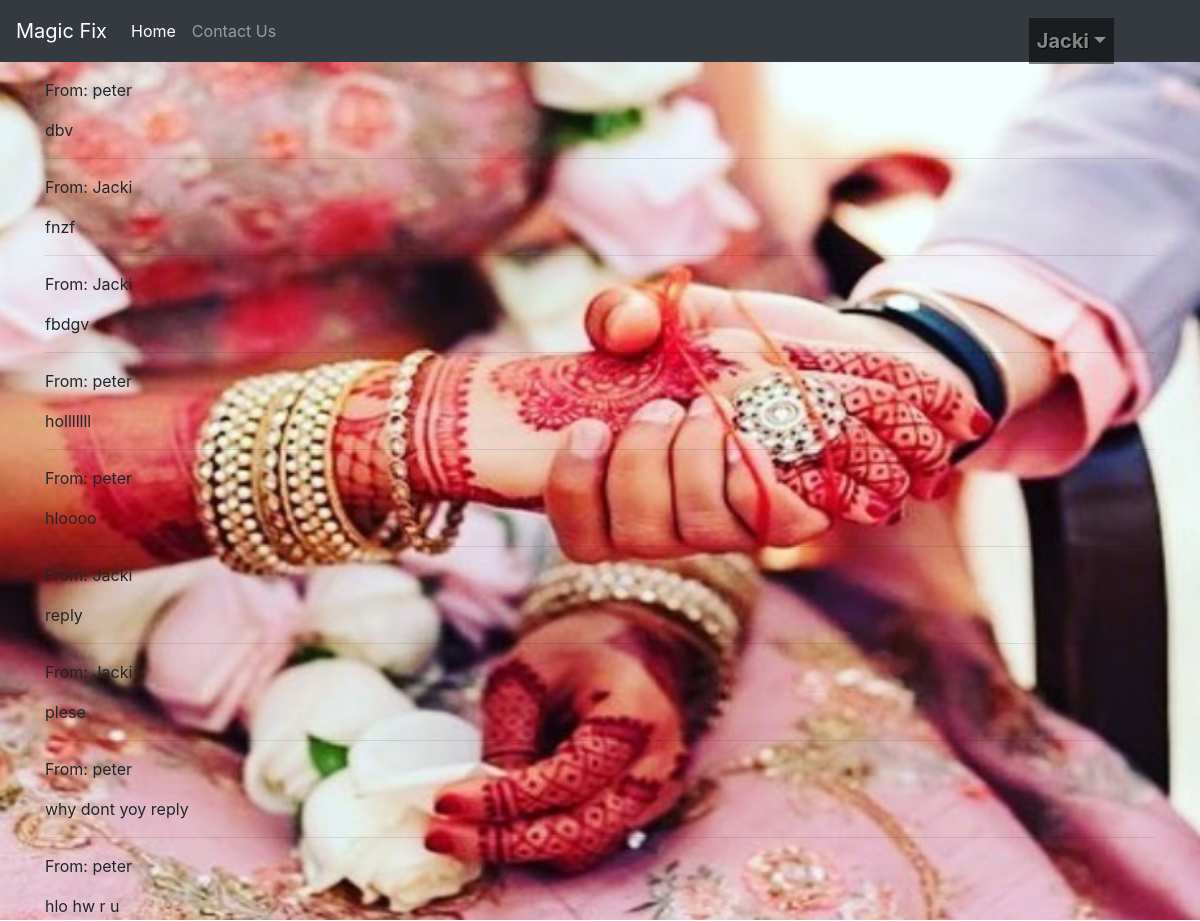
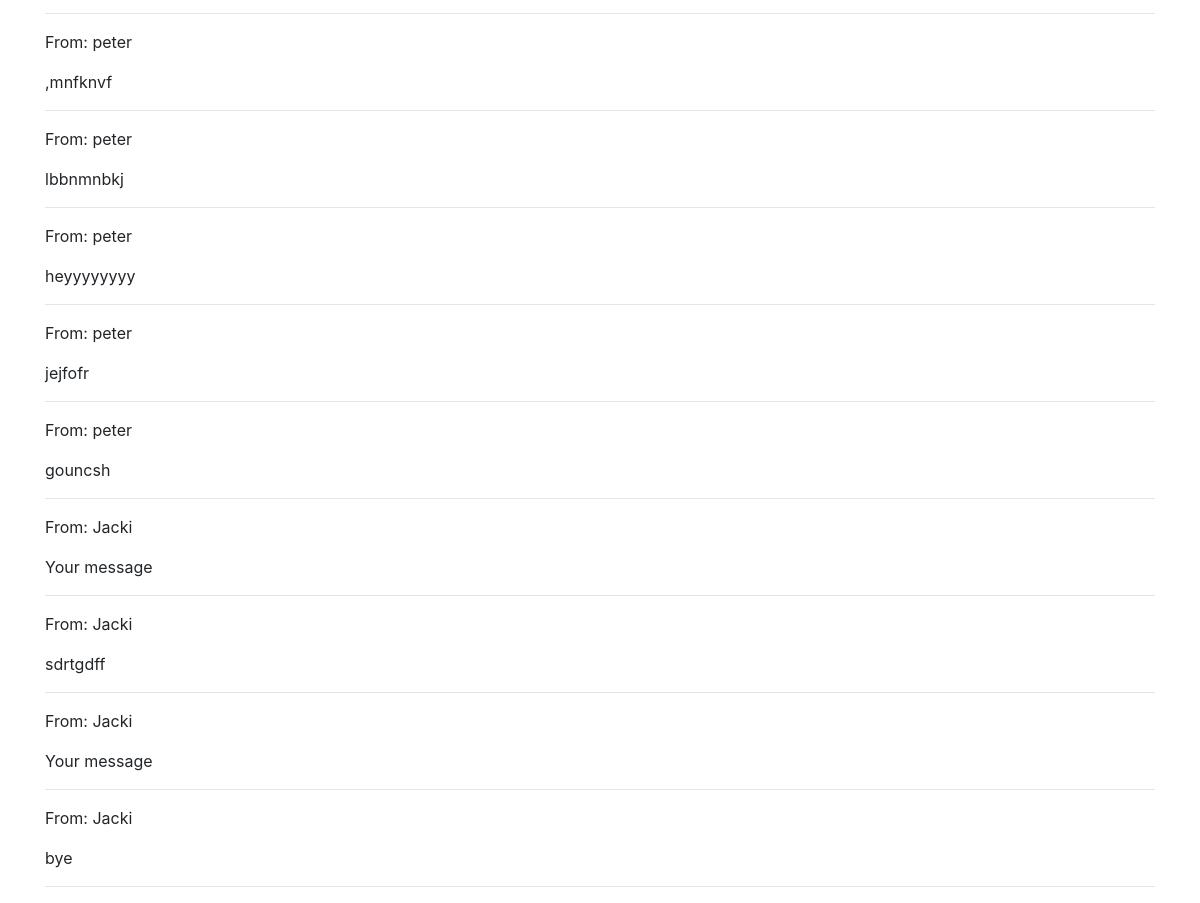
Page /message_inbox/ (signed in) on the committed database (2 pictures, top to bottom).
### app/models.py (models this page shows, shortened)
class Message(models.Model):
    sender = models.ForeignKey(profile, on_delete=models.CASCADE, related_name='sent_messages')
    receiver = models.ForeignKey(profile, on_delete=models.CASCADE, related_name='received_messages')
    subject = models.CharField(max_length=255)
    message = models.TextField(max_length=500)
    timestamp = models.DateTimeField(auto_now_add=True)

class profile(models.Model):
    name = models.CharField(max_length=100)
    GENDER_CHOICES=[
        ('M','Male'),
        ('F','Female')
    ]
    user = models.ForeignKey(User, blank=True, null=True, on_delete=models.CASCADE)
    profile_pic=models.ImageField(null=True, blank=True)
    email = models.EmailField(max_length=200,unique=True)
    age=models.IntegerField()
    gender=models.CharField(max_length=10, choices=GENDER_CHOICES)
    occupation=models.CharField(max_length=100,null=True, blank=True)
    date_of_birth=models.DateField(null=True)
    is_married=models.BooleanField(default=False)
    religion=models.ForeignKey(Religion,on_delete=models.CASCADE, related_name='profiles', null=True)
    sect=models.ForeignKey(Sect,on_delete=models.CASCADE, related_name='profiles', null=True)
    caste=models.ForeignKey(Caste,on_delete=models.CASCADE, related_name='profiles', null=True)
    hobbies=models.ManyToManyField(Hobby, related_name='profiles')
    father=models.OneToOneField(FatherProfile, on_delete=models.CASCADE, related_name='dependant', null=True)
    def __str__(self):
        return self.name

### app/views.py (the view)
# urls.py: path('message_inbox/', views.MessageRetrievalView, name='message_inbox'),
def MessageRetrievalView(request):
    print('--------In MessageRetrievalView-----')
    if request.user.is_authenticated:
        received_messages = Message.objects.all().order_by('-timestamp')
        print("holly")
        return render(request, 'app/message_inbox.html', {'received_messages': received_messages})
        print("finer")
    else:
        return HttpResponse("Please log in to access your messages.")

### app/templates/app/message_inbox.html
{% extends 'base.html' %}
{% block content %}
{% load static %}
{% for message in received_messages %}
    <p>From: {{ message.sender}}</p>
    <p>{{ message.message }}</p>
    <hr>
{% endfor %}
{% endblock %}

### templates/header.html (shortened to what this page needs)
{% load static %}
<nav class="navbar navbar-expand-lg navbar-dark bg-dark">
  <a class="navbar-brand" href="#">Magic Fix </a>
  <div class="collapse navbar-collapse" id="navbarNav">
    <ul class="navbar-nav">
      <li class="nav-item active">
        <a class="nav-link" href="{% url 'app:profile_list' %}">Home</a>
      </li>
      <li class="nav-item">
        <a class="nav-link" href="{% url 'app:contact' %}">Contact Us</a>
      </li>
    </ul>
      {% if user.is_authenticated %}
      <ul id="logged-in" class="navbar-nav ml-auto">
      <li class="nav-item dropdown">
        <a class="nav-link dropdown-toggle" role="button" data-toggle="dropdown" href="">{{request.user}}</a>
      </li>
      </ul>
      {% endif %}
  </div>
</nav>

### static/css/custom.css (style rules this page uses)
#bg { background-repeat:no-repeat; background-position: top; background-size: 1900px 920px; background-attachment:fixed ; }
#logged-in { position: relative; left: -70px; top: 10px; font-size: 20px; font-weight: bold; color: white; text-decoration: none; text-shadow: 1px 1px 1px #000000; background-color: rgba(0, 0, 0, 0.5); }

### rows in the picture
Message: sender "peter", message "dbv"
Message: sender "Jacki", message "fnzf"
Message: sender "Jacki", message "fbdgv"
Message: sender "peter", message "holllllll"
Message: sender "peter", message "hloooo"
Message: sender "Jacki", message "reply"
Message: sender "Jacki", message "plese"
Message: sender "peter", message "why dont yoy reply"
Message: sender "peter", message "hlo hw r u"
Message: sender "peter", message ",mnfknvf"
Message: sender "peter", message "lbbnmnbkj"
Message: sender "peter", message "heyyyyyyyy"
Message: sender "peter", message "jejfofr"
Message: sender "peter", message "gouncsh"
Message: sender "Jacki", message "Your message"
Message: sender "Jacki", message "sdrtgdff"
Message: sender "Jacki", message "Your message"
Message: sender "Jacki", message "bye"

### other values in the picture
{{ request.user }} "Jacki"
